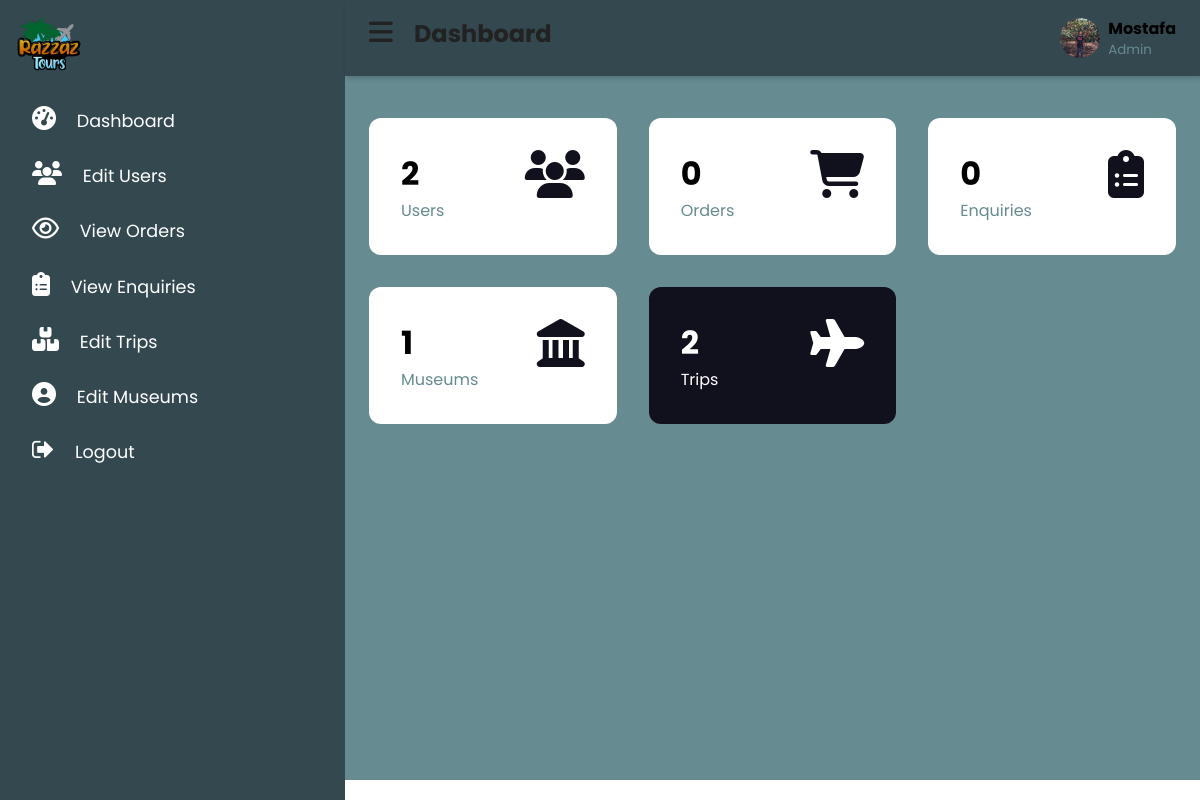
/dashboard.php (signed in), run on the app's committed database.
### tables this page shows
CREATE TABLE `users` (
  `ID` int(11) NOT NULL,
  `First Name` varchar(255) NOT NULL,
  `Last Name` varchar(255) NOT NULL,
  `Email` varchar(255) NOT NULL,
  `Gender` varchar(255) NOT NULL,
  `Number` varchar(255) NOT NULL,
  `Password` varchar(255) NOT NULL,
  `Picture` varchar(55) NOT NULL,
  `User_Type_ID` int(11) NOT NULL DEFAULT 2
);

### classes/Person.php (called while the page is built, shortened)
<?php
class Person{
    private $servername = "localhost";
    private $username = "root";
    private $pass = "";
    private $database = "razzaztours";
    public $con;
    private $img;
    private $firstname;
    public function __construct(){
     $this->con = new mysqli($this->servername, $this->username, $this->pass, $this->database);
        if (mysqli_connect_error()) {
            trigger_error("Failed to connect to MySQL: " . mysqli_connect_error());
        } else {
            return $this->con;
        }
    }
    public function getprofile()
    {
        $this->id = $_SESSION['Logged_in_ID'];
        $query = "SELECT * FROM `users` where ID = '$this->id'";
        $sql = $this->con->query($query);
        if ($sql->num_rows > 0)
        {
            while($row = $sql->fetch_assoc()) {
             $this->firstname = $row['First Name'];
             $this->img = $row['Picture'];
            }
        }
    }
    public function getfirstname(){
        return $this->firstname;
    }
    public function getimg(){
        return $this->img;
    }
}
?>

### classes/Admin.php (called while the page is built, shortened)
<?php
include("Person.php");
class   Admin extends Person
{
            public function getUsersCount(){
            $query = "SELECT COUNT(ID) FROM users WHERE User_Type_ID = 2";
            $this->userscount = $this->con->query($query)->fetch_row()[0];
            return $this->userscount;
        }
        public function getOrdersCount(){
            $query = "SELECT COUNT(id) FROM orders";
            $this->orderscount = $this->con->query($query)->fetch_row()[0];
            return $this->orderscount;
        }
        public function getEnquiriesCount(){
            $query = "SELECT COUNT(id) FROM chat";
            $this->enquiriescount = $this->con->query($query)->fetch_row()[0];
            return $this->enquiriescount;
        }
        public function getMuseumsCount(){
            $query = "SELECT COUNT(ID) FROM products WHERE category = 2";
            $this->enquiriescount = $this->con->query($query)->fetch_row()[0];
            return $this->enquiriescount;
        }
        public function getTripsCount(){
            $query = "SELECT COUNT(ID) FROM products WHERE category = 1";
            $this->tripscount = $this->con->query($query)->fetch_row()[0];
            return $this->tripscount;
        }
}

### dashboard.php (the view, shortened to what this page needs)
<?php
include 'adminmenu.php';
include('classes/Admin.php');
$dashboard = new Admin();
$dashboard->getprofile();
?>
<html>
        <div class="user-wrapper">
         <img src="<?php print('img/personal-images/'.$dashboard->getimg());?>" width="40px;" height="40px;" alt="profile-img">
         <div class="">
            <h4><?php print($dashboard->getfirstname());?></h4>
            <small> Admin</small>
         </div>
        </div>
      <main style="background:#668B91; margin-top: 70px; height: 651px;">
        <div class="cards">
          <div class="card-single">
            <div>
              <h1><?php print($dashboard->getUsersCount()); ?></h1>
              <span>Users</span>
            </div>
            <div>
              <span class="fas fa-users"></span>
            </div>
          </div>
          <div class="card-single">
            <div>
              <h1><?php print($dashboard->getOrdersCount());?></h1>
              <span>Orders</span>
            </div>
            <div>
              <span class="fas fa-shopping-cart"></span>
            </div>
          </div>
          <div class="card-single">
            <div>
              <h1><?php print($dashboard->getEnquiriesCount());?></h1>
              <span>Enquiries</span>
            </div>
            <div>
              <span class="fas fa-clipboard-list"></span>
            </div>
          </div>
          <div class="card-single">
            <div>
              <h1><?php print($dashboard->getMuseumsCount());?></h1>
              <span>Museums</span>
            </div>
            <div>
              <span class="fas fa-landmark"></span>
            </div>
          </div>
          <div class="card-single">
            <div>
              <h1><?php print($dashboard->getTripsCount());?></h1>
              <span>Trips</span>
            </div>
            <div>
              <span class="fas fa-plane"></span>
            </div>
          </div>
        </div>
      </main>
</html>

### dashboard.css (style rules this page uses)
:root { --main-color: #11101d; --color-dark: #668B91; --text-grey: #668B91; }
* { padding: 0; margin: 0; box-sizing: border-box; list-style: none; text-decoration: none; font-family: 'Poppins', sans-serif; }
.user-wrapper { display: flex; align-items: center; }
.user-wrapper img { border-radius: 50%; margin-right: .5rem; }
.user-wrapper small { display: inline-block; color: var(--text-grey); margin-top: -1px !important; }
main { margin-top: 85px; padding: 2rem 1.5rem; background: #f1f5f9; min-height: calc(100vh - 90px); }
.cards { display: grid; grid-template-columns: repeat(3, 1fr); grid-gap: 2rem; margin-top: 1rem; }
.card-single { display: flex; justify-content: space-between; background: #fff; padding: 2rem; border-radius: 12px; }
.card-single div:last-child span { color: var(--main-color); font-size: 3rem; }
.card-single div:first-child span { color: var(--text-grey); }
.card-single:last-child { background: var(--main-color); }
.card-single:last-child h1, .card-single:last-child div:first-child span, .card-single:last-child div:last-child span { color: #fff; }

### data on the page
users: Picture (picture), First Name "Mostafa"

### other printed values
$dashboard->getUsersCount() "2"
$dashboard->getOrdersCount() "0"
$dashboard->getEnquiriesCount() "0"
$dashboard->getMuseumsCount() "1"
$dashboard->getTripsCount() "2"
